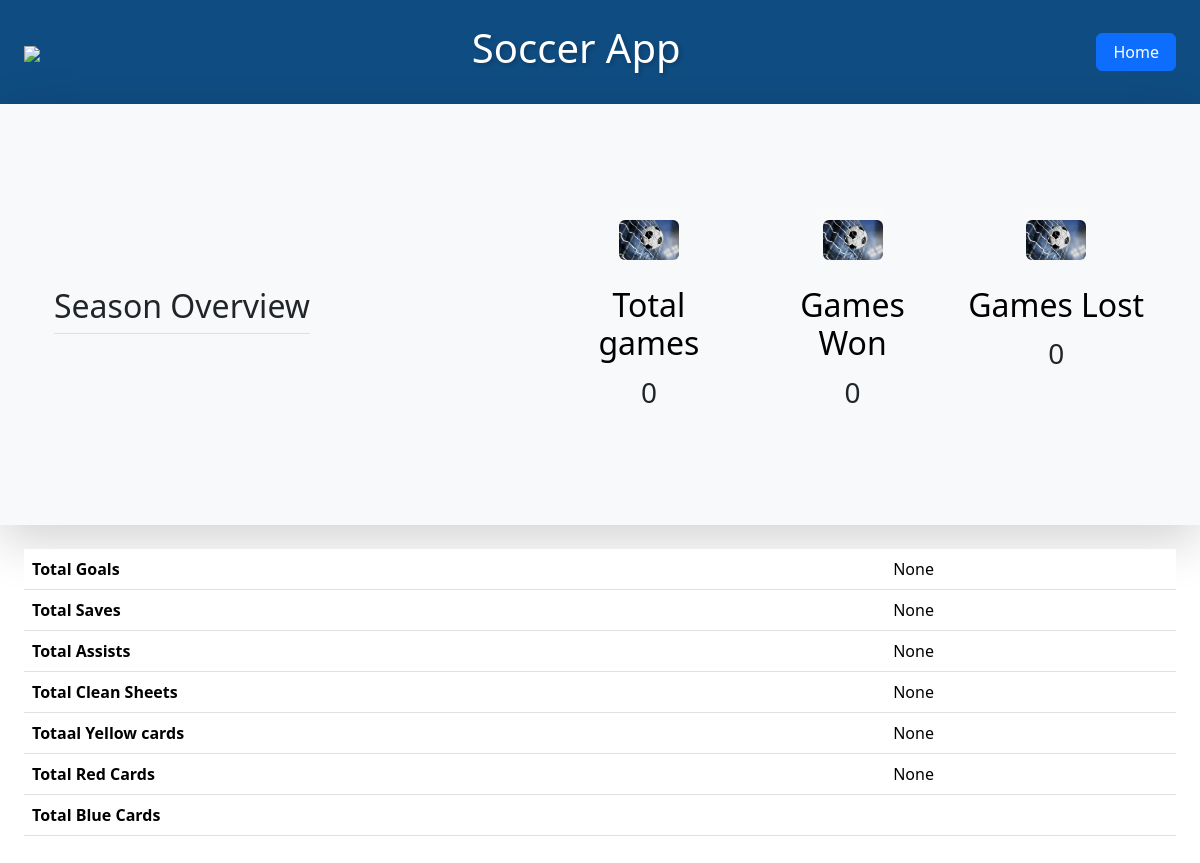
The page /dashboard/ (signed in) on the database its author committed.
### application/models.py (models this page shows)
class DashboardStats(models.Model):
    games_played = models.IntegerField()
    wins = models.IntegerField()
    losses = models.IntegerField()
    total_goals = models.IntegerField(null=True)
    total_saves = models.IntegerField(null=True)
    total_assists = models.IntegerField(null=True)
    total_clean_sheets = models.IntegerField(null=True)
    total_yellow_cards = models.IntegerField(null=True)
    total_red_cards = models.IntegerField(null=True)
    user = models.ForeignKey(User, on_delete=models.CASCADE)
    def update_game_stats(self):
        self.games_played = StatsPerGame.objects.count()
        self.wins = StatsPerGame.objects.filter(wl=True).count()
        self.losses = StatsPerGame.objects.filter(wl=False).count()
        self.save()
    def update_totals(self):
        aggregated_stats = PlayerGameStats.objects.aggregate(
            total_goals=Sum('goals'),
            total_saves=Sum('saves'),
            total_assists=Sum('assists'),
            total_clean_sheets=Sum('clean_sheets'),
            total_yellow_cards=Sum('yellow_cards'),
            total_red_cards=Sum('red_cards')
        )
        self.total_goals = aggregated_stats.get('total_goals', 0)
        self.total_saves = aggregated_stats.get('total_saves', 0)
        self.total_assists = aggregated_stats.get('total_assists', 0)
        self.total_clean_sheets = aggregated_stats.get('total_clean_sheets', 0)
        self.total_yellow_cards = aggregated_stats.get('total_yellow_cards', 0)
        self.total_red_cards = aggregated_stats.get('total_red_cards', 0)
        self.save()

### application/views.py (the view)
# urls.py: path("dashboard/", views.dash, name='dash'),
@login_required
def dash(request):
    stats, created = DashboardStats.objects.get_or_create(
        user=request.user,
        defaults={
            'games_played': 0,
            'wins': 0,
            'losses': 0,
            'total_goals': 0,
            'total_saves': 0,
            'total_assists': 0,
            'total_clean_sheets': 0,
            'total_yellow_cards': 0,
            'total_red_cards': 0
        }
    )
    if not created:
        stats.update_game_stats()
        stats.update_totals()
    return render(request, 'dash.html', {'stats': stats})

### application/templates/dash.html (shortened to what this page needs)
{%load static%}
<!DOCTYPE html>
<html lang="en">
<head>
    <link rel="stylesheet" href="{% static 'dash.css' %}">
    <link rel="stylesheet" href="{% static 'k.css' %}">
    <link href="https://cdn.jsdelivr.net/npm/bootstrap@5.3.2/dist/css/bootstrap.min.css" rel="stylesheet">
</head>
<body>
    <header class="container-fluid flex-header">
        <a href="/" class="link-body-emphasis text-decoration-none">
            <img class="logo" src="{% static 'images/WPS_Logo (1).png' %}">
        </a>
        <h1>Soccer App</h1>
        <div>
            <a href="{%url 'home'%}">
                <button type="button" class="btn btn-primary px-3 d-block" style="width: 100%; max-width: 200px; padding-left: 1rem; padding-right: 1rem;" >
                    Home
                </button>
            </a>
        </div>
    </header>
    <section id="featured-3" class="py-5 bg-light shadow-lg">
        <div class="container px-4">
            <h2 class="pb-2 border-bottom">Season Overview</h2>
            <div class="row g-4 py-5">
                <div class="col-lg-4 col-md-6 col-sm-12">
                    <div class="text-center">
                        <div class="feature-icon bg-gradient d-flex align-items-center justify-content-center mb-3">
                            <img src="{%static 'images/soccer-ball-goal.webp'%}" alt="Img" class="img-fluid rounded">
                        </div>
                        <h3 class="fs-2 text-body-emphasis">Total games</h3>
                        <p class="fs-3">{{stats.games_played}}</p>
                    </div>
                </div>
                <div class="col-lg-4 col-md-6 col-sm-12">
                    <div class="text-center">
                        <div class="feature-icon bg-gradient d-flex align-items-center justify-content-center mb-3">
                            <img src="{%static 'images/soccer-ball-goal.webp'%}" alt="Img" class="img-fluid rounded">
                        </div>
                        <h3 class="fs-2 text-body-emphasis">Games Won</h3>
                        <p class="fs-3">{{stats.wins}}</p>
                    </div>
                </div>
                <div class="col-lg-4 col-md-6 col-sm-12">
                    <div class="text-center">
                        <div class="feature-icon bg-gradient d-flex align-items-center justify-content-center mb-3">
                            <img src="{%static 'images/soccer-ball-goal.webp'%}" alt="Img" class="img-fluid rounded">
                        </div>
                        <h3 class="fs-2 text-body-emphasis">Games Lost</h3>
                        <p class="fs-3">{{stats.losses}}</p>
                    </div>
                </div>
            </div>
        </div>
    </section>
    <section class="p-4">
        <table class="table table-hover table-responsive-md">
            <tbody>
                <tr>
                    <th scope="row">Total Goals</th>
                    <td>{{stats.total_goals}}</td>
                </tr>
                <tr>
                    <th scope="row">Total Saves</th>
                    <td>{{stats.total_saves}}</td>
                </tr>
                <tr>
                    <th scope="row">Total Assists</th>
                    <td>{{stats.total_assists}}</td>
                </tr>
                <tr>
                    <th scope="row">Total Clean Sheets</th>
                    <td>{{stats.total_clean_sheets}}</td>
                </tr>
                <tr>
                    <th scope="row">Totaal Yellow cards</th>
                    <td>{{stats.total_yellow_cards}}</td>
                </tr>
                <tr>
                    <th scope="row">Total Red Cards</th>
                    <td>{{stats.total_red_cards}}</td>
                </tr>
                <tr>
                    <th scope="row">Total Blue Cards</th>
                    <td>{{stats.total_blue_cards}}</td>
                </tr>
            </tbody>
        </table>
    </section>
</body>
</html>

### application/static/dash.css (style rules this page uses)
body { font-family: Arial, sans-serif; background-color: #f3f6fa; }
.flex-header { background-color: #0f4c81; color: #ffffff; padding: 10px 0; }
.btn-primary { background-color: #0077b6; }
#featured-3 { background-color: #ffffff; padding: 20px 0; }
.feature-icon { width: 60px; height: 60px; margin: 10px auto; }
h2 { color: #0f4c81; font-size: 1.5rem; margin-bottom: 15px; }
.fs-2, th { color: #0f4c81; }
th, td { padding: 10px 0; }

### application/static/k.css (style rules this page uses)
body { font-family: Arial, sans-serif; margin: 0; background-color: #f4f4f4; }
* { box-sizing: border-box; }
body, .container-fluid { margin: 0; padding: 0; }
header { background-color: #0f4c81; padding: 1.5rem 1.5rem !important; }
.flex-header { display: flex; justify-content: space-between; align-items: center; padding: 0 15px; flex-wrap: wrap; }
.flex-header { background-color: #0f4c81; color: #ffffff; padding: 10px 0; }
.btn-primary { background-color: #0077b6; }
.container { display: flex; justify-content: space-between; align-items: center; flex-wrap: wrap; }
.logo { max-width: 80px; width: 100%; height: auto; margin-right: 1rem; }
h1 { font-size: 1.8rem; color: #fff; margin: 0; text-shadow: 2px 2px 4px rgba(0, 0, 0, 0.2); }
.btn { padding: 0.25rem 0.5rem; font-size: 0.8rem; }

### rows shown on the page
DashboardStats: games_played "0", wins "0", losses "0", total_goals "None", total_saves "None", total_assists "None", total_clean_sheets "None", total_yellow_cards "None", total_red_cards "None"
